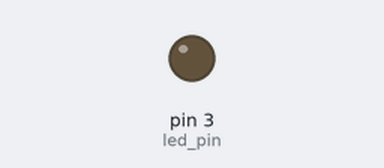
This sketch was run on a simulated Arduino Uno, built with avr-gcc and run on an emulated ATmega328P. On the bench: output pins drawn as LEDs (lit = HIGH).

Above: at 1.3 s.
At 4.1 s:
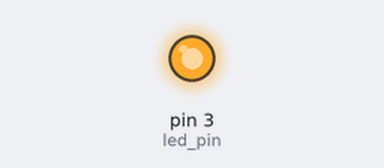
Timing chart, 0 to 4.6 s (numbered marks = the images above):
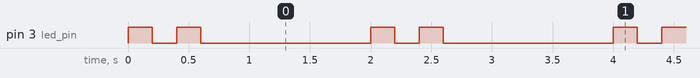

Measured:
- by itself, pin 3 (led_pin): repeats every 2.0 s: LOW 0.20 s, HIGH 0.20 s, LOW 1.4 s, HIGH 0.20 s
- by itself, everything shown: repeats every 2.0 s, in 4 steps

The sketch:

Flash_LED.ino
```cpp
int led_pin = 3;
void setup()
{
  pinMode(led_pin, OUTPUT);
}

void loop()
{
  digitalWrite(led_pin, HIGH);
  delay(200);
  digitalWrite(led_pin, LOW);
  delay(200);
  digitalWrite(led_pin, HIGH);
  delay(200);
  digitalWrite(led_pin, LOW);
  delay(1400);
}
```
